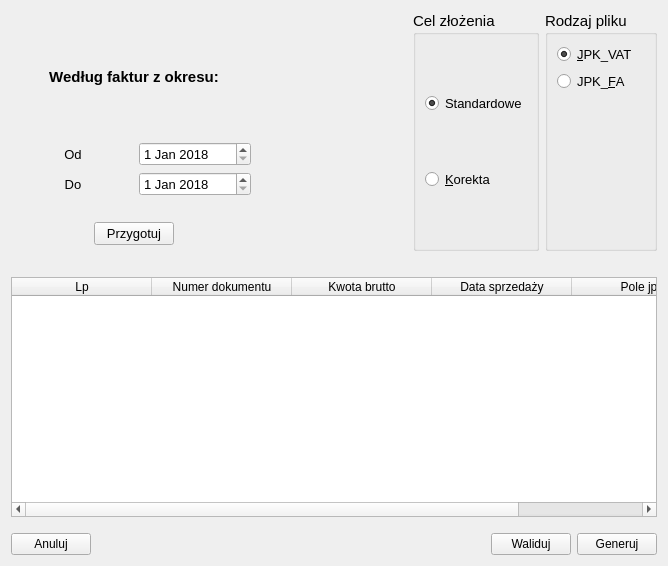
<?xml version="1.0" encoding="UTF-8"?>
<ui version="4.0">
 <class>Saftfile</class>
 <widget class="QWidget" name="Saftfile">
  <property name="geometry">
   <rect>
    <x>0</x>
    <y>0</y>
    <width>668</width>
    <height>566</height>
   </rect>
  </property>
  <property name="minimumSize">
   <size>
    <width>668</width>
    <height>566</height>
   </size>
  </property>
  <property name="windowTitle">
   <string>Form</string>
  </property>
  <layout class="QVBoxLayout" name="verticalLayout_5">
   <item>
    <layout class="QVBoxLayout" name="verticalLayout_4">
     <item>
      <layout class="QHBoxLayout" name="horizontalLayout_5">
       <item>
        <layout class="QVBoxLayout" name="verticalLayout_3">
         <property name="leftMargin">
          <number>6</number>
         </property>
         <property name="topMargin">
          <number>6</number>
         </property>
         <property name="rightMargin">
          <number>6</number>
         </property>
         <property name="bottomMargin">
          <number>6</number>
         </property>
         <item>
          <widget class="QLabel" name="label_3">
           <property name="font">
            <font>
             <pointsize>11</pointsize>
             <weight>75</weight>
             <bold>true</bold>
            </font>
           </property>
           <property name="text">
            <string>Według faktur z okresu:</string>
           </property>
           <property name="alignment">
            <set>Qt::AlignCenter</set>
           </property>
          </widget>
         </item>
         <item>
          <layout class="QHBoxLayout" name="horizontalLayout_2">
           <property name="spacing">
            <number>10</number>
           </property>
           <item>
            <widget class="QLabel" name="label">
             <property name="font">
              <font>
               <pointsize>10</pointsize>
              </font>
             </property>
             <property name="text">
              <string>Od</string>
             </property>
             <property name="alignment">
              <set>Qt::AlignCenter</set>
             </property>
            </widget>
           </item>
           <item>
            <widget class="QDateEdit" name="jpksFromDate">
             <property name="font">
              <font>
               <pointsize>10</pointsize>
              </font>
             </property>
             <property name="dateTime">
              <datetime>
               <hour>0</hour>
               <minute>0</minute>
               <second>0</second>
               <year>2018</year>
               <month>1</month>
               <day>1</day>
              </datetime>
             </property>
            </widget>
           </item>
          </layout>
         </item>
         <item>
          <layout class="QHBoxLayout" name="horizontalLayout_3">
           <property name="spacing">
            <number>10</number>
           </property>
           <item>
            <widget class="QLabel" name="label_2">
             <property name="font">
              <font>
               <pointsize>10</pointsize>
              </font>
             </property>
             <property name="text">
              <string>Do</string>
             </property>
             <property name="alignment">
              <set>Qt::AlignCenter</set>
             </property>
            </widget>
           </item>
           <item>
            <widget class="QDateEdit" name="jpksToDate">
             <property name="font">
              <font>
               <pointsize>10</pointsize>
              </font>
             </property>
             <property name="dateTime">
              <datetime>
               <hour>0</hour>
               <minute>0</minute>
               <second>0</second>
               <year>2018</year>
               <month>1</month>
               <day>1</day>
              </datetime>
             </property>
            </widget>
           </item>
          </layout>
         </item>
         <item>
          <spacer name="verticalSpacer">
           <property name="orientation">
            <enum>Qt::Vertical</enum>
           </property>
           <property name="sizeType">
            <enum>QSizePolicy::Fixed</enum>
           </property>
           <property name="sizeHint" stdset="0">
            <size>
             <width>20</width>
             <height>20</height>
            </size>
           </property>
          </spacer>
         </item>
         <item>
          <layout class="QHBoxLayout" name="horizontalLayout_4">
           <item>
            <spacer name="horizontalSpacer">
             <property name="orientation">
              <enum>Qt::Horizontal</enum>
             </property>
             <property name="sizeHint" stdset="0">
              <size>
               <width>40</width>
               <height>20</height>
              </size>
             </property>
            </spacer>
           </item>
           <item>
            <widget class="QPushButton" name="showSAFTinvBtn">
             <property name="font">
              <font>
               <pointsize>10</pointsize>
              </font>
             </property>
             <property name="cursor">
              <cursorShape>PointingHandCursor</cursorShape>
             </property>
             <property name="text">
              <string>Przygotuj</string>
             </property>
            </widget>
           </item>
           <item>
            <spacer name="horizontalSpacer_3">
             <property name="orientation">
              <enum>Qt::Horizontal</enum>
             </property>
             <property name="sizeHint" stdset="0">
              <size>
               <width>40</width>
               <height>20</height>
              </size>
             </property>
            </spacer>
           </item>
          </layout>
         </item>
        </layout>
       </item>
       <item>
        <spacer name="horizontalSpacer_4">
         <property name="orientation">
          <enum>Qt::Horizontal</enum>
         </property>
         <property name="sizeType">
          <enum>QSizePolicy::Fixed</enum>
         </property>
         <property name="sizeHint" stdset="0">
          <size>
           <width>150</width>
           <height>20</height>
          </size>
         </property>
        </spacer>
       </item>
       <item>
        <layout class="QHBoxLayout" name="horizontalLayout">
         <item>
          <widget class="QGroupBox" name="applicationMethodBox">
           <property name="font">
            <font>
             <pointsize>11</pointsize>
            </font>
           </property>
           <property name="title">
            <string>Cel złożenia</string>
           </property>
           <layout class="QVBoxLayout" name="verticalLayout">
            <item>
             <widget class="QRadioButton" name="standardAppBtn">
              <property name="font">
               <font>
                <pointsize>10</pointsize>
               </font>
              </property>
              <property name="cursor">
               <cursorShape>PointingHandCursor</cursorShape>
              </property>
              <property name="text">
               <string>Standardowe</string>
              </property>
              <property name="checked">
               <bool>true</bool>
              </property>
             </widget>
            </item>
            <item>
             <widget class="QRadioButton" name="correctionAppBtn">
              <property name="font">
               <font>
                <pointsize>10</pointsize>
               </font>
              </property>
              <property name="cursor">
               <cursorShape>PointingHandCursor</cursorShape>
              </property>
              <property name="whatsThis">
               <string/>
              </property>
              <property name="text">
               <string>&amp;Korekta</string>
              </property>
             </widget>
            </item>
           </layout>
          </widget>
         </item>
         <item>
          <widget class="QGroupBox" name="fileSAFTartBox">
           <property name="font">
            <font>
             <pointsize>11</pointsize>
            </font>
           </property>
           <property name="title">
            <string>Rodzaj pliku</string>
           </property>
           <layout class="QVBoxLayout" name="verticalLayout_2">
            <item>
             <widget class="QRadioButton" name="saftJPKVATbtn">
              <property name="font">
               <font>
                <pointsize>10</pointsize>
               </font>
              </property>
              <property name="cursor">
               <cursorShape>PointingHandCursor</cursorShape>
              </property>
              <property name="statusTip">
               <string>Jednolity plik kontrolny dla ewidencji zakupu i sprzedaży VAT</string>
              </property>
              <property name="whatsThis">
               <string>Jednolity plik kontrolny dla ewidencji zakupu i sprzedaży VAT</string>
              </property>
              <property name="text">
               <string>&amp;JPK_VAT</string>
              </property>
              <property name="checked">
               <bool>true</bool>
              </property>
             </widget>
            </item>
            <item>
             <widget class="QRadioButton" name="saftJPKFAbtn">
              <property name="font">
               <font>
                <pointsize>10</pointsize>
               </font>
              </property>
              <property name="cursor">
               <cursorShape>PointingHandCursor</cursorShape>
              </property>
              <property name="statusTip">
               <string>Jednolity plik kontrolny dla faktur VAT</string>
              </property>
              <property name="whatsThis">
               <string>Jednolity plik kontrolny dla faktur VAT</string>
              </property>
              <property name="text">
               <string>JPK_&amp;FA</string>
              </property>
             </widget>
            </item>
            <item>
             <spacer name="verticalSpacer_5">
              <property name="orientation">
               <enum>Qt::Vertical</enum>
              </property>
              <property name="sizeHint" stdset="0">
               <size>
                <width>20</width>
                <height>40</height>
               </size>
              </property>
             </spacer>
            </item>
           </layout>
          </widget>
         </item>
        </layout>
       </item>
      </layout>
     </item>
     <item>
      <spacer name="verticalSpacer_6">
       <property name="orientation">
        <enum>Qt::Vertical</enum>
       </property>
       <property name="sizeType">
        <enum>QSizePolicy::Fixed</enum>
       </property>
       <property name="sizeHint" stdset="0">
        <size>
         <width>20</width>
         <height>20</height>
        </size>
       </property>
      </spacer>
     </item>
     <item>
      <widget class="QTableWidget" name="saftInvoicesTable">
       <attribute name="horizontalHeaderDefaultSectionSize">
        <number>140</number>
       </attribute>
       <column>
        <property name="text">
         <string>Lp</string>
        </property>
       </column>
       <column>
        <property name="text">
         <string>Numer dokumentu</string>
        </property>
       </column>
       <column>
        <property name="text">
         <string>Kwota brutto</string>
        </property>
       </column>
       <column>
        <property name="text">
         <string>Data sprzedaży</string>
        </property>
       </column>
       <column>
        <property name="text">
         <string>Pole jpk</string>
        </property>
       </column>
      </widget>
     </item>
     <item>
      <spacer name="verticalSpacer_2">
       <property name="orientation">
        <enum>Qt::Vertical</enum>
       </property>
       <property name="sizeType">
        <enum>QSizePolicy::Fixed</enum>
       </property>
       <property name="sizeHint" stdset="0">
        <size>
         <width>20</width>
         <height>10</height>
        </size>
       </property>
      </spacer>
     </item>
     <item>
      <layout class="QHBoxLayout" name="horizontalLayout_6">
       <item>
        <widget class="QPushButton" name="returnBtn">
         <property name="cursor">
          <cursorShape>PointingHandCursor</cursorShape>
         </property>
         <property name="text">
          <string>Anuluj</string>
         </property>
        </widget>
       </item>
       <item>
        <spacer name="horizontalSpacer_2">
         <property name="orientation">
          <enum>Qt::Horizontal</enum>
         </property>
         <property name="sizeHint" stdset="0">
          <size>
           <width>40</width>
           <height>20</height>
          </size>
         </property>
        </spacer>
       </item>
       <item>
        <widget class="QPushButton" name="validationBtn">
         <property name="cursor">
          <cursorShape>PointingHandCursor</cursorShape>
         </property>
         <property name="text">
          <string>Waliduj</string>
         </property>
        </widget>
       </item>
       <item>
        <widget class="QPushButton" name="generationBtn">
         <property name="cursor">
          <cursorShape>PointingHandCursor</cursorShape>
         </property>
         <property name="text">
          <string>Generuj</string>
         </property>
        </widget>
       </item>
      </layout>
     </item>
    </layout>
   </item>
  </layout>
 </widget>
 <resources/>
 <connections/>
</ui>
